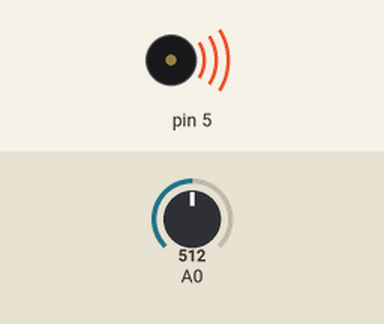
Bench run of a sketch on a simulated Arduino Uno, built with avr-gcc and run on an emulated ATmega328P. Shown: buzzer (waves = sounding). Inputs (shaded band) come from the test bench; at power-on: A0 = 512. What the sketch prints to the serial monitor is not drawn.

Above: at 0.1 s.
Timing chart, 0 to 22.6 s (numbered marks = the images above):
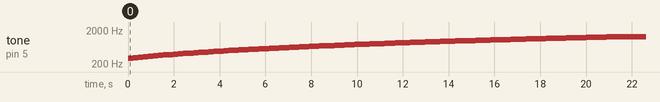

The sketch:

newLaser.ino
```cpp
#include<arduinoFFT.h>
#define SAMPLES 128             //採樣樣本數, 必須是 2 的冪次方倍
#define SAMPLING_FREQUENCY 3000 //(能夠顯示的最高頻率 1700/2, 因為共軛對稱的緣故)
arduinoFFT FFT = arduinoFFT();

unsigned int samplingPeriod;
unsigned long microseconds;
double peak;
double vReal[SAMPLES];
double vImag[SAMPLES];;

double count;
int realpeak[127];

void setup() {
  Serial.begin(115200);
  //Serial.setTimeout(10);
  pinMode(5,OUTPUT);
  samplingPeriod = round(1000000*(1.0/SAMPLING_FREQUENCY)); //Period

  for(int i=30;i<127;i++){
    tone(5,i*10);
    //delay(100);
    fft();
    realpeak[i] = peak;
    //Serial.print(count);
    //Serial.println("%");
    //count += 0.78;

    //Serial.print(i);
    //Serial.print("=====");
    Serial.println(peak);
  }
}

void loop() {
 if(Serial.available()){
   int input = Serial.read();
   Serial.print("Your input");
   Serial.println(input);
   tone(5,input*10,100);
   fft();

   for(int i=30;i<127;i++){
    if((peak>=(realpeak[i] -3)) && (peak<=(realpeak[i] +3))){

      Serial.print("predict: ");
      Serial.println(i);
      //Serial.println("");
    }
   }
  }

}

double fft(){
     microseconds = micros();
    for(int i=0; i<SAMPLES; i++)
    {

        vReal[i] = analogRead(A0); //傅立葉實數等於測量值
        vImag[i] = 0; //虛數為零
      while(micros() - microseconds < samplingPeriod){
        //empty loop
      }
      microseconds += samplingPeriod;
  }
    FFT.Windowing(vReal, SAMPLES, FFT_WIN_TYP_HAMMING, FFT_FORWARD);  //窗函數
    FFT.Compute(vReal, vImag, SAMPLES, FFT_FORWARD);   //正傅立葉轉換
    FFT.ComplexToMagnitude(vReal, vImag, SAMPLES);


    peak = FFT.MajorPeak(vReal, SAMPLES, SAMPLING_FREQUENCY);

    return peak;
}
```
